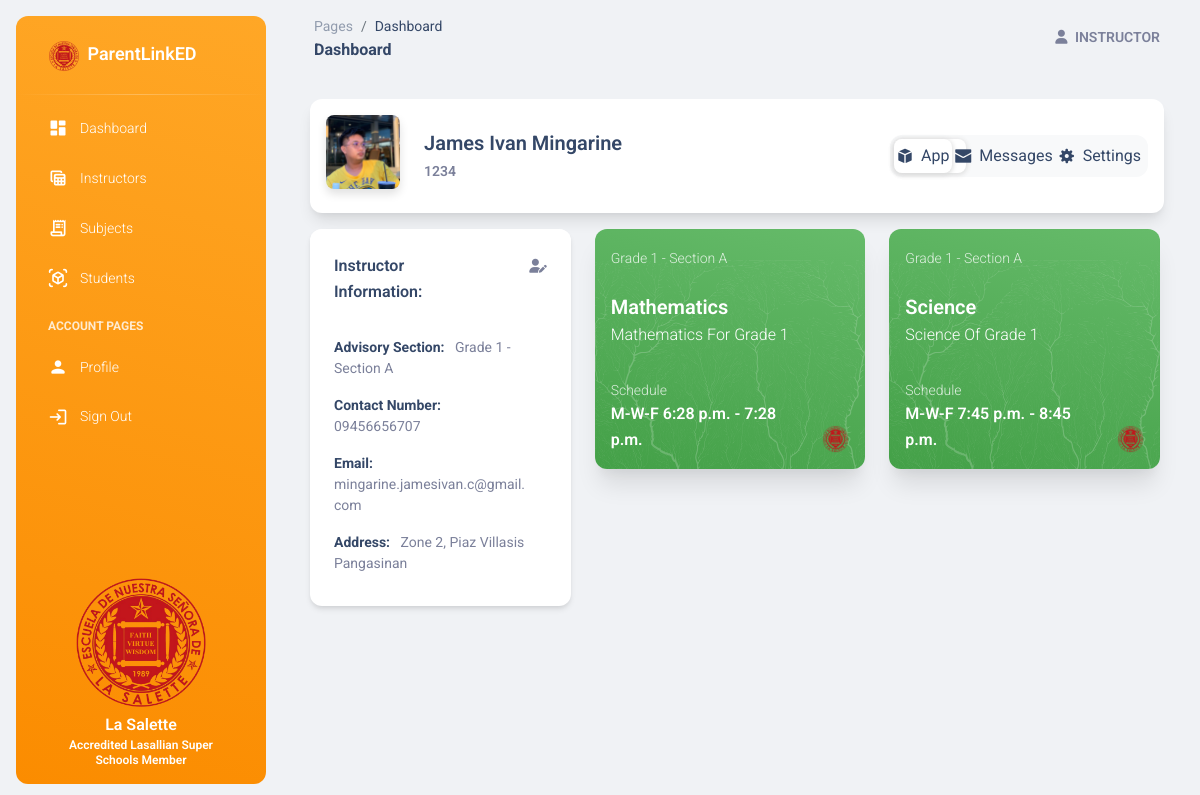
Screenshot of /instructor-info/1234/ (signed in) with the database file from the repository.
### base/models.py (models this page shows, shortened)
class Instructor(models.Model):
    user = models.OneToOneField(User, on_delete=models.CASCADE)
    employee_id = models.CharField(max_length=100, null = True, blank = True)
    contact_number = models.CharField(max_length=11, null = True, blank = True)
    address = models.CharField(max_length=255, null = True, blank = True)
    avatar = models.ImageField(upload_to='avatars/', default = '/default_avatar.png', null = True, blank = True)
    date_created = models.DateTimeField(auto_now_add=True, null = True, blank = True)

class YearLevelSection(models.Model):
    year_levels = [
        ('Grade 1', 'Grade 1'),
        ('Grade 2', 'Grade 2'),
        ('Grade 3', 'Grade 3'),
        ('Grade 4', 'Grade 4'),
        ('Grade 5', 'Grade 5'),
        ('Grade 6', 'Grade 6'),
    ]
    year_level = models.CharField(max_length=10, choices=year_levels)
    section = models.CharField(max_length=10)
    subjects = models.ManyToManyField(Subject, null=True, blank=True, related_name='year_level_sections')
    instructor = models.ForeignKey(Instructor, on_delete=models.CASCADE, related_name='year_level_sections', null = True, blank = True)
    slug = models.SlugField(max_length=255, unique=True, null=True, blank=True)
    def __str__(self):
        return f"{self.year_level} - {self.section}"

class Subject(models.Model):
    name = models.CharField(max_length=100)
    subject_code = models.CharField(max_length=100, null=True, blank=True)
    description = models.TextField(blank=True, null=True)
    day = models.CharField(max_length=100)
    start_time = models.TimeField()
    end_time = models.TimeField()
    slug = models.SlugField(max_length=255, unique=True, null=True, blank=True)

### base/views.py (the view)
# urls.py: path('instructor-info/<str:instructor_id>/', views.instructor_detail, name='instructor_detail'),
@login_required
def instructor_detail(request, instructor_id):
    instructor = Instructor.objects.get(employee_id=instructor_id)
    year_level_sections = instructor.year_level_sections.all().select_related('instructor').prefetch_related('subjects')
    context = {
        'instructor': instructor,
        'year_level_sections': year_level_sections,
    }
    return render(request, 'base/admin/instructor_detail.html', context)

### base/templates/base/admin/instructor_detail.html (shortened to what this page needs)
{% extends 'base.html' %}
{% block content %}
<div class="card shadow-lg mx-4 card-profile-bottom">
    <div class="card-body p-3">
        <div class="row gx-4">
            <div class="col-auto">
                <div class="avatar avatar-xl position-relative">
                    <img src="{{ instructor.avatar.url }}" alt="profile_image" class="w-100 border-radius-lg shadow-sm">
                </div>
            </div>
            <div class="col-auto my-auto">
                <div class="h-100">
                    <h5 class="mb-1 text-capitalize">
                        {{ instructor.user.first_name }} {{ instructor.user.last_name}}
                    </h5>
                    <p class="mb-0 font-weight-bold text-sm">
                        {{ instructor.employee_id }}
                    </p>
                </div>
            </div>
            <div class="col-lg-4 col-md-6 my-sm-auto ms-sm-auto me-sm-0 mx-auto mt-3">
                <div class="nav-wrapper position-relative end-0">
                    <ul class="nav nav-pills nav-fill p-1" role="tablist">
                        <li class="nav-item" role="presentation">
                            <a class="nav-link mb-0 px-0 py-1 d-flex align-items-center justify-content-center active" data-bs-toggle="tab" href="javascript:;" role="tab" aria-selected="true">
                            <i class="ni ni-app"></i>
                            <span class="ms-2">App</span>
                            </a>
                        </li>
                        <li class="nav-item" role="presentation">
                            <a class="nav-link mb-0 px-0 py-1 d-flex align-items-center justify-content-center" data-bs-toggle="tab" href="javascript:;" role="tab" aria-selected="false" tabindex="-1">
                            <i class="ni ni-email-83"></i>
                            <span class="ms-2">Messages</span>
                            </a>
                        </li>
                        <li class="nav-item" role="presentation">
                            <a class="nav-link mb-0 px-0 py-1 d-flex align-items-center justify-content-center " data-bs-toggle="tab" href="javascript:;" role="tab" aria-selected="false" tabindex="-1">
                            <i class="ni ni-settings-gear-65"></i>
                            <span class="ms-2">Settings</span>
                            </a>
                        </li>
                        <div class="moving-tab position-absolute nav-link" style="padding: 0px; transition: 0.5s; transform: translate3d(0px, 0px, 0px); width: 72px;"><a class="nav-link mb-0 px-0 py-1 d-flex align-items-center justify-content-center active" data-bs-toggle="tab" href="javascript:;" role="tab" aria-selected="true">-</a></div>
                    </ul>
                </div>
            </div>
        </div>
    </div>
</div>
<div class="row mt-3">
    <div class="col-md-4 mt-md-0 mt-4">
        <div class="ms-4 card h-auto">
            <div class="card-header pb-0">
                <div class="row">
                    <div class="col-md-8 d-flex align-items-center">
                        <h6 class="mb-0">Instructor Information: </h6>
                    </div>
                    <div class="col-md-4 text-end">
                        <a href="javascript:;">
                        <i class="fas fa-user-edit text-secondary text-sm" data-bs-toggle="tooltip" data-bs-placement="top" aria-hidden="true" aria-label="Edit Profile"></i><span class="sr-only">Edit Profile</span>
                        </a>
                    </div>
                </div>
            </div>
            <div class="card-body">
                <ul class="list-group">
                    {% for year_level_section in year_level_sections %}
                        <li class="list-group-item border-0 ps-0 text-sm"><strong class="text-dark">Advisory Section:</strong> &nbsp; {{ year_level_section }}</li>
                    {% endfor %}
                    <li class="list-group-item border-0 ps-0 text-sm"><strong class="text-dark">Contact Number:</strong> &nbsp; {{ instructor.contact_number }}</li>
                    <li class="list-group-item border-0 ps-0 text-sm"><strong class="text-dark">Email:</strong> &nbsp; {{ instructor.user.email }}</li>
                    <li class="list-group-item border-0 ps-0 text-sm"><strong class="text-dark">Address:</strong> &nbsp; {{ instructor.address }}</li>
                </ul>
            </div>
        </div>
    </div>
    <div class="col-md-8 mt-md-0 mt-4">
        <div class="row me-3 ">
            {% for section in year_level_sections %}
            {% for subj in section.subjects.all %}
                <div class="col-xl-6 mb-xl-0 mb-4">
                    <div class="card mb-4 bg-transparent shadow-xl">
                        <div class="overflow-hidden position-relative border-radius-xl">
                            <img src="/static/assets/img/illustrations/pattern-tree.svg" class="position-absolute opacity-2 start-0 top-0 w-100 z-index-1 h-100" alt="pattern-tree">
                            <span class="mask bg-gradient-success opacity-10"></span>
                            <div class="card-body position-relative z-index-1 p-3">
                                <a type="button" data-bs-toggle="tooltip" title="View Section" href=""><p class="text-white text-sm opacity-8 mb-0">{{ section.year_level }} - {{ section.section }}</p></a>
                                <h5 class="text-white mt-4 mb-2 pb-2">{{ subj.name }}<br><span class="text-capitalize"><p>{{ subj.description}}</p></span></h5>
                                <div class="d-flex">
                                    <div class="d-flex">
                                        <div>
                                            <p class="text-white text-sm opacity-8 mb-0">Schedule</p>
                                            <h6 class="text-white mb-0">{{ subj.day }} {{ subj.start_time}} - {{ subj.end_time}}</h6>
                                        </div>
                                    </div>
                                    <div class="ms-auto w-20 d-flex align-items-end justify-content-end">
                                        <img class="w-60" src="/static/assets/img/logo.png" alt="logo">
                                    </div>
                                </div>
                            </div>
                        </div>
                    </div>
                </div>
            {% endfor %}
            {% empty %}
            <li>No year levels assigned</li>
        {% endfor %}
        </div>
    </div>
</div>
{% endblock %}

### templates/includes/nav.html (shortened to what this page needs)
<nav class="navbar navbar-main navbar-expand-lg px-0 mx-4 shadow-none border-radius-xl" id="navbarBlur" data-scroll="true">
    <div class="container-fluid py-1 px-3">
      <nav aria-label="breadcrumb">
        <ol class="breadcrumb bg-transparent mb-0 pb-0 pt-1 px-0 me-sm-6 me-5">
          <li class="breadcrumb-item text-sm"><a class="opacity-5 text-dark" href="javascript:;">Pages</a></li>
          <li class="breadcrumb-item text-sm text-dark active" aria-current="page">Dashboard</li>
        </ol>
        <h6 class="font-weight-bolder mb-0">Dashboard</h6>
      </nav>
      <div class="collapse navbar-collapse mt-sm-0 mt-2 me-md-0 me-sm-4" id="navbar">
        <ul class="navbar-nav  justify-content-end">
          <li class="nav-item d-flex align-items-center">
            <a href="../pages/sign-in.html" class="nav-link text-body font-weight-bold px-0">
              <i class="fa fa-user me-sm-1"></i>
              <span class="d-sm-inline d-none text-uppercase">{{ request.user}}</span>
            </a>
          </li>
        </ul>
      </div>
    </div>
  </nav>

### rows the page displays
Instructor: avatar (picture), user.first_name "James Ivan", user.last_name "Mingarine", employee_id "1234", contact_number "09456656707", user.email "mingarine.jamesivan.c@gmail.com", address "Zone 2, Piaz Villasis Pangasinan"
YearLevelSection: year_level+section "Grade 1 - Section A", year_level "Grade 1", section "Section A"
Subject: name "Mathematics", description "Mathematics For Grade 1", day "M-W-F", start_time "6:28 p.m.", end_time "7:28 p.m."
Subject: name "Science", description "Science Of Grade 1", day "M-W-F", start_time "7:45 p.m.", end_time "8:45 p.m."

### other values shown
{{ request.user }} "INSTRUCTOR"
